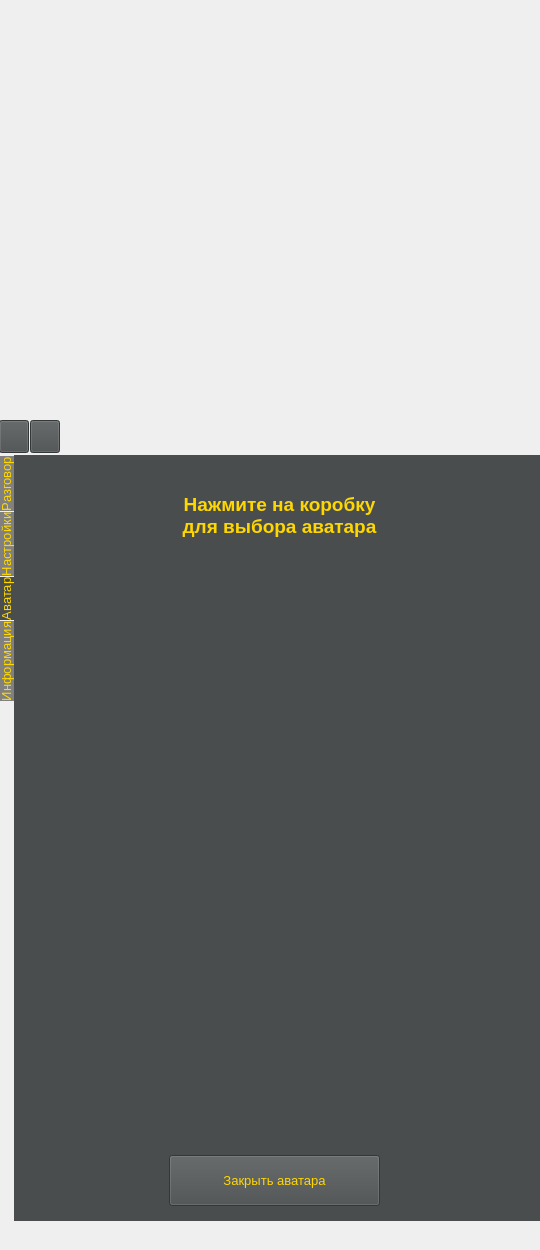
<?xml version="1.0" encoding="UTF-8"?>
<ui version="4.0">
 <class>MainWindow</class>
 <widget class="QMainWindow" name="MainWindow">
  <property name="windowModality">
   <enum>Qt::ApplicationModal</enum>
  </property>
  <property name="enabled">
   <bool>true</bool>
  </property>
  <property name="geometry">
   <rect>
    <x>0</x>
    <y>0</y>
    <width>540</width>
    <height>1250</height>
   </rect>
  </property>
  <property name="minimumSize">
   <size>
    <width>540</width>
    <height>1250</height>
   </size>
  </property>
  <property name="maximumSize">
   <size>
    <width>540</width>
    <height>1250</height>
   </size>
  </property>
  <property name="baseSize">
   <size>
    <width>0</width>
    <height>0</height>
   </size>
  </property>
  <property name="font">
   <font>
    <pointsize>12</pointsize>
   </font>
  </property>
  <property name="contextMenuPolicy">
   <enum>Qt::DefaultContextMenu</enum>
  </property>
  <property name="windowTitle">
   <string>VirtA</string>
  </property>
  <property name="windowIcon">
   <iconset>
    <normaloff>resours/image_2023-05-01_13-41-133.png</normaloff>resours/image_2023-05-01_13-41-133.png</iconset>
  </property>
  <property name="toolTipDuration">
   <number>-1</number>
  </property>
  <property name="autoFillBackground">
   <bool>false</bool>
  </property>
  <property name="styleSheet">
   <string notr="true"/>
  </property>
  <property name="iconSize">
   <size>
    <width>0</width>
    <height>0</height>
   </size>
  </property>
  <property name="animated">
   <bool>false</bool>
  </property>
  <property name="documentMode">
   <bool>false</bool>
  </property>
  <property name="tabShape">
   <enum>QTabWidget::Rounded</enum>
  </property>
  <widget class="QWidget" name="centralwidget">
   <property name="font">
    <font>
     <pointsize>10</pointsize>
    </font>
   </property>
   <property name="styleSheet">
    <string notr="true">border-color: rgb(73, 77, 78);
color: rgb(255, 215, 0);

</string>
   </property>
   <property name="inputMethodHints">
    <set>Qt::ImhNone</set>
   </property>
   <widget class="QTabWidget" name="tabWidget">
    <property name="geometry">
     <rect>
      <x>-1</x>
      <y>455</y>
      <width>551</width>
      <height>766</height>
     </rect>
    </property>
    <property name="font">
     <font>
      <pointsize>10</pointsize>
     </font>
    </property>
    <property name="focusPolicy">
     <enum>Qt::WheelFocus</enum>
    </property>
    <property name="contextMenuPolicy">
     <enum>Qt::PreventContextMenu</enum>
    </property>
    <property name="acceptDrops">
     <bool>false</bool>
    </property>
    <property name="toolTipDuration">
     <number>-1</number>
    </property>
    <property name="layoutDirection">
     <enum>Qt::LeftToRight</enum>
    </property>
    <property name="autoFillBackground">
     <bool>false</bool>
    </property>
    <property name="styleSheet">
     <string notr="true">QTabWidget::pane
{
	border:1px;
	background:rgb(73, 77, 78);


}

QTabBar::tab
{
	background:rgb(128, 128, 128);
	min-width: 4ex;
	min-height: 35ex;
	margin-top: 1px;
	
	color: rgb(255, 215, 0);

}

QTabBar::tab::selected
{
	background:rgb(73, 77, 78);
}


</string>
    </property>
    <property name="tabPosition">
     <enum>QTabWidget::West</enum>
    </property>
    <property name="tabShape">
     <enum>QTabWidget::Rounded</enum>
    </property>
    <property name="currentIndex">
     <number>2</number>
    </property>
    <property name="elideMode">
     <enum>Qt::ElideNone</enum>
    </property>
    <property name="usesScrollButtons">
     <bool>true</bool>
    </property>
    <property name="documentMode">
     <bool>false</bool>
    </property>
    <property name="tabsClosable">
     <bool>false</bool>
    </property>
    <property name="movable">
     <bool>false</bool>
    </property>
    <property name="tabBarAutoHide">
     <bool>false</bool>
    </property>
    <widget class="QWidget" name="tab_1">
     <property name="autoFillBackground">
      <bool>false</bool>
     </property>
     <property name="styleSheet">
      <string notr="true">background-color: rgb(73, 77, 78);
border-color: rgb(255, 0, 0);
alternate-background-color: rgb(255, 0, 0);


</string>
     </property>
     <attribute name="title">
      <string>Разговор</string>
     </attribute>
     <widget class="QTextBrowser" name="textBrowser">
      <property name="geometry">
       <rect>
        <x>6</x>
        <y>15</y>
        <width>500</width>
        <height>661</height>
       </rect>
      </property>
      <property name="font">
       <font>
        <pointsize>16</pointsize>
       </font>
      </property>
      <property name="contextMenuPolicy">
       <enum>Qt::DefaultContextMenu</enum>
      </property>
      <property name="styleSheet">
       <string notr="true">color:rgb(255, 215, 0);
background-color: rgb(73, 77, 78);
</string>
      </property>
      <property name="frameShape">
       <enum>QFrame::NoFrame</enum>
      </property>
     </widget>
     <widget class="QFrame" name="frame">
      <property name="geometry">
       <rect>
        <x>6</x>
        <y>690</y>
        <width>501</width>
        <height>71</height>
       </rect>
      </property>
      <property name="styleSheet">
       <string notr="true">background-color: rgb(128, 128, 128);</string>
      </property>
      <property name="frameShape">
       <enum>QFrame::StyledPanel</enum>
      </property>
      <property name="frameShadow">
       <enum>QFrame::Raised</enum>
      </property>
      <widget class="QTextEdit" name="textEdit">
       <property name="geometry">
        <rect>
         <x>0</x>
         <y>0</y>
         <width>381</width>
         <height>71</height>
        </rect>
       </property>
       <property name="font">
        <font>
         <family>Agency FB</family>
         <pointsize>16</pointsize>
         <weight>75</weight>
         <bold>true</bold>
         <stylestrategy>PreferAntialias</stylestrategy>
        </font>
       </property>
       <property name="tabletTracking">
        <bool>true</bool>
       </property>
       <property name="layoutDirection">
        <enum>Qt::LeftToRight</enum>
       </property>
       <property name="autoFillBackground">
        <bool>false</bool>
       </property>
       <property name="styleSheet">
        <string notr="true">background-color: rgb(128, 128, 128);</string>
       </property>
       <property name="frameShape">
        <enum>QFrame::NoFrame</enum>
       </property>
       <property name="lineWidth">
        <number>0</number>
       </property>
       <property name="lineWrapMode">
        <enum>QTextEdit::WidgetWidth</enum>
       </property>
       <property name="acceptRichText">
        <bool>true</bool>
       </property>
       <property name="cursorWidth">
        <number>1</number>
       </property>
       <property name="placeholderText">
        <string>Введите ваш запрос...</string>
       </property>
      </widget>
      <widget class="QPushButton" name="pushButton_2">
       <property name="enabled">
        <bool>true</bool>
       </property>
       <property name="geometry">
        <rect>
         <x>440</x>
         <y>0</y>
         <width>60</width>
         <height>70</height>
        </rect>
       </property>
       <property name="tabletTracking">
        <bool>false</bool>
       </property>
       <property name="focusPolicy">
        <enum>Qt::StrongFocus</enum>
       </property>
       <property name="contextMenuPolicy">
        <enum>Qt::DefaultContextMenu</enum>
       </property>
       <property name="acceptDrops">
        <bool>false</bool>
       </property>
       <property name="layoutDirection">
        <enum>Qt::LeftToRight</enum>
       </property>
       <property name="styleSheet">
        <string notr="true">background-color: rgb(73, 77, 78);
color: rgb(255, 215, 0);</string>
       </property>
       <property name="text">
        <string/>
       </property>
       <property name="icon">
        <iconset>
         <normaloff>resours/micro.png</normaloff>resours/micro.png</iconset>
       </property>
       <property name="iconSize">
        <size>
         <width>60</width>
         <height>60</height>
        </size>
       </property>
       <property name="checkable">
        <bool>false</bool>
       </property>
       <property name="checked">
        <bool>false</bool>
       </property>
       <property name="autoRepeat">
        <bool>false</bool>
       </property>
       <property name="autoExclusive">
        <bool>false</bool>
       </property>
       <property name="autoRepeatDelay">
        <number>300</number>
       </property>
       <property name="autoDefault">
        <bool>false</bool>
       </property>
       <property name="default">
        <bool>false</bool>
       </property>
       <property name="flat">
        <bool>true</bool>
       </property>
      </widget>
      <widget class="QPushButton" name="pushButton">
       <property name="geometry">
        <rect>
         <x>380</x>
         <y>0</y>
         <width>60</width>
         <height>70</height>
        </rect>
       </property>
       <property name="focusPolicy">
        <enum>Qt::NoFocus</enum>
       </property>
       <property name="styleSheet">
        <string notr="true">background-color: rgb(73, 77, 78);
color: rgb(255, 215, 0);</string>
       </property>
       <property name="text">
        <string/>
       </property>
       <property name="icon">
        <iconset>
         <normaloff>resours/strelka.png</normaloff>resours/strelka.png</iconset>
       </property>
       <property name="iconSize">
        <size>
         <width>60</width>
         <height>60</height>
        </size>
       </property>
       <property name="checkable">
        <bool>false</bool>
       </property>
       <property name="checked">
        <bool>false</bool>
       </property>
       <property name="autoRepeat">
        <bool>false</bool>
       </property>
       <property name="autoExclusive">
        <bool>false</bool>
       </property>
       <property name="autoDefault">
        <bool>false</bool>
       </property>
       <property name="default">
        <bool>false</bool>
       </property>
       <property name="flat">
        <bool>true</bool>
       </property>
      </widget>
     </widget>
     <zorder>frame</zorder>
     <zorder>textBrowser</zorder>
    </widget>
    <widget class="QWidget" name="tab_2">
     <property name="autoFillBackground">
      <bool>false</bool>
     </property>
     <property name="styleSheet">
      <string notr="true">background-color: rgb(73, 77, 78);
</string>
     </property>
     <attribute name="title">
      <string>Настройки</string>
     </attribute>
     <widget class="QLabel" name="label_5">
      <property name="geometry">
       <rect>
        <x>20</x>
        <y>60</y>
        <width>481</width>
        <height>31</height>
       </rect>
      </property>
      <property name="font">
       <font>
        <pointsize>12</pointsize>
       </font>
      </property>
      <property name="layoutDirection">
       <enum>Qt::LeftToRight</enum>
      </property>
      <property name="text">
       <string>&lt;html&gt;&lt;head/&gt;&lt;body&gt;&lt;p align=&quot;center&quot;&gt;&lt;span style=&quot; font-size:14pt; font-weight:600;&quot;&gt;Настройка горячих клавиш&lt;/span&gt;&lt;/p&gt;&lt;/body&gt;&lt;/html&gt;</string>
      </property>
     </widget>
     <widget class="QLabel" name="label_6">
      <property name="geometry">
       <rect>
        <x>20</x>
        <y>150</y>
        <width>191</width>
        <height>51</height>
       </rect>
      </property>
      <property name="font">
       <font>
        <pointsize>10</pointsize>
       </font>
      </property>
      <property name="text">
       <string>&lt;html&gt;&lt;head/&gt;&lt;body&gt;&lt;p align=&quot;center&quot;&gt;Открыть/свернуть &lt;br/&gt;помощника&lt;/p&gt;&lt;/body&gt;&lt;/html&gt;</string>
      </property>
     </widget>
     <widget class="QLineEdit" name="lineEdit">
      <property name="geometry">
       <rect>
        <x>220</x>
        <y>150</y>
        <width>113</width>
        <height>51</height>
       </rect>
      </property>
      <property name="font">
       <font>
        <pointsize>12</pointsize>
        <weight>75</weight>
        <bold>true</bold>
       </font>
      </property>
      <property name="styleSheet">
       <string notr="true">background-color: rgb(128, 128, 128);
</string>
      </property>
     </widget>
     <widget class="QDialogButtonBox" name="buttonBox_2">
      <property name="geometry">
       <rect>
        <x>350</x>
        <y>150</y>
        <width>156</width>
        <height>51</height>
       </rect>
      </property>
      <property name="standardButtons">
       <set>QDialogButtonBox::Apply|QDialogButtonBox::Reset</set>
      </property>
      <property name="centerButtons">
       <bool>false</bool>
      </property>
     </widget>
     <widget class="QLineEdit" name="lineEdit_2">
      <property name="geometry">
       <rect>
        <x>220</x>
        <y>250</y>
        <width>113</width>
        <height>51</height>
       </rect>
      </property>
      <property name="font">
       <font>
        <pointsize>12</pointsize>
        <weight>75</weight>
        <bold>true</bold>
       </font>
      </property>
      <property name="styleSheet">
       <string notr="true">background-color: rgb(128, 128, 128);
</string>
      </property>
     </widget>
     <widget class="QLabel" name="label_7">
      <property name="geometry">
       <rect>
        <x>20</x>
        <y>250</y>
        <width>191</width>
        <height>51</height>
       </rect>
      </property>
      <property name="font">
       <font>
        <pointsize>10</pointsize>
       </font>
      </property>
      <property name="text">
       <string>&lt;html&gt;&lt;head/&gt;&lt;body&gt;&lt;p align=&quot;center&quot;&gt;Голосовая&lt;br/&gt;команда&lt;/p&gt;&lt;/body&gt;&lt;/html&gt;</string>
      </property>
     </widget>
     <widget class="QDialogButtonBox" name="buttonBox_3">
      <property name="geometry">
       <rect>
        <x>350</x>
        <y>250</y>
        <width>156</width>
        <height>51</height>
       </rect>
      </property>
      <property name="standardButtons">
       <set>QDialogButtonBox::Apply|QDialogButtonBox::Reset</set>
      </property>
      <property name="centerButtons">
       <bool>false</bool>
      </property>
     </widget>
     <widget class="QLineEdit" name="lineEdit_3">
      <property name="geometry">
       <rect>
        <x>220</x>
        <y>350</y>
        <width>113</width>
        <height>51</height>
       </rect>
      </property>
      <property name="font">
       <font>
        <pointsize>12</pointsize>
        <weight>75</weight>
        <bold>true</bold>
       </font>
      </property>
      <property name="styleSheet">
       <string notr="true">background-color: rgb(128, 128, 128);
</string>
      </property>
     </widget>
     <widget class="QLabel" name="label_8">
      <property name="geometry">
       <rect>
        <x>20</x>
        <y>350</y>
        <width>191</width>
        <height>51</height>
       </rect>
      </property>
      <property name="font">
       <font>
        <pointsize>10</pointsize>
       </font>
      </property>
      <property name="text">
       <string>&lt;html&gt;&lt;head/&gt;&lt;body&gt;&lt;p align=&quot;center&quot;&gt;Закрыть окно&lt;br/&gt;уведомлений&lt;/p&gt;&lt;/body&gt;&lt;/html&gt;</string>
      </property>
     </widget>
     <widget class="QDialogButtonBox" name="buttonBox_4">
      <property name="geometry">
       <rect>
        <x>350</x>
        <y>350</y>
        <width>156</width>
        <height>51</height>
       </rect>
      </property>
      <property name="standardButtons">
       <set>QDialogButtonBox::Apply|QDialogButtonBox::Reset</set>
      </property>
      <property name="centerButtons">
       <bool>false</bool>
      </property>
     </widget>
     <widget class="QLineEdit" name="lineEdit_4">
      <property name="geometry">
       <rect>
        <x>220</x>
        <y>450</y>
        <width>113</width>
        <height>51</height>
       </rect>
      </property>
      <property name="font">
       <font>
        <pointsize>12</pointsize>
        <weight>75</weight>
        <bold>true</bold>
       </font>
      </property>
      <property name="styleSheet">
       <string notr="true">background-color: rgb(128, 128, 128);
</string>
      </property>
     </widget>
     <widget class="QLabel" name="label_9">
      <property name="geometry">
       <rect>
        <x>20</x>
        <y>450</y>
        <width>191</width>
        <height>51</height>
       </rect>
      </property>
      <property name="font">
       <font>
        <pointsize>10</pointsize>
       </font>
      </property>
      <property name="text">
       <string>&lt;html&gt;&lt;head/&gt;&lt;body&gt;&lt;p align=&quot;center&quot;&gt;Открыть/свернуть&lt;br/&gt;окно чата&lt;/p&gt;&lt;/body&gt;&lt;/html&gt;</string>
      </property>
     </widget>
     <widget class="QDialogButtonBox" name="buttonBox_5">
      <property name="geometry">
       <rect>
        <x>350</x>
        <y>450</y>
        <width>156</width>
        <height>51</height>
       </rect>
      </property>
      <property name="standardButtons">
       <set>QDialogButtonBox::Apply|QDialogButtonBox::Reset</set>
      </property>
      <property name="centerButtons">
       <bool>false</bool>
      </property>
     </widget>
     <widget class="QLineEdit" name="lineEdit_5">
      <property name="geometry">
       <rect>
        <x>220</x>
        <y>550</y>
        <width>113</width>
        <height>51</height>
       </rect>
      </property>
      <property name="font">
       <font>
        <pointsize>12</pointsize>
        <weight>75</weight>
        <bold>true</bold>
       </font>
      </property>
      <property name="styleSheet">
       <string notr="true">background-color: rgb(128, 128, 128);
</string>
      </property>
     </widget>
     <widget class="QLabel" name="label_10">
      <property name="geometry">
       <rect>
        <x>20</x>
        <y>550</y>
        <width>191</width>
        <height>51</height>
       </rect>
      </property>
      <property name="font">
       <font>
        <pointsize>10</pointsize>
       </font>
      </property>
      <property name="text">
       <string>&lt;html&gt;&lt;head/&gt;&lt;body&gt;&lt;p align=&quot;center&quot;&gt;Закрыть&lt;br/&gt;аватара&lt;/p&gt;&lt;/body&gt;&lt;/html&gt;</string>
      </property>
     </widget>
     <widget class="QDialogButtonBox" name="buttonBox_6">
      <property name="geometry">
       <rect>
        <x>350</x>
        <y>550</y>
        <width>156</width>
        <height>51</height>
       </rect>
      </property>
      <property name="standardButtons">
       <set>QDialogButtonBox::Apply|QDialogButtonBox::Reset</set>
      </property>
      <property name="centerButtons">
       <bool>false</bool>
      </property>
     </widget>
    </widget>
    <widget class="QWidget" name="tab">
     <property name="styleSheet">
      <string notr="true">background-color: rgb(73, 77, 78);
</string>
     </property>
     <attribute name="title">
      <string>Аватар</string>
     </attribute>
     <widget class="QPushButton" name="pushButton_6">
      <property name="geometry">
       <rect>
        <x>155</x>
        <y>700</y>
        <width>211</width>
        <height>51</height>
       </rect>
      </property>
      <property name="font">
       <font>
        <pointsize>10</pointsize>
       </font>
      </property>
      <property name="text">
       <string>Закрыть аватара</string>
      </property>
     </widget>
     <widget class="QPushButton" name="pushButton_5">
      <property name="geometry">
       <rect>
        <x>20</x>
        <y>120</y>
        <width>230</width>
        <height>280</height>
       </rect>
      </property>
      <property name="styleSheet">
       <string notr="true"/>
      </property>
      <property name="text">
       <string/>
      </property>
      <property name="icon">
       <iconset>
        <normaloff>resours/box/p111111ngwing.com.png</normaloff>resours/box/p111111ngwing.com.png</iconset>
      </property>
      <property name="iconSize">
       <size>
        <width>330</width>
        <height>290</height>
       </size>
      </property>
      <property name="flat">
       <bool>true</bool>
      </property>
     </widget>
     <widget class="QPushButton" name="pushButton_10">
      <property name="geometry">
       <rect>
        <x>270</x>
        <y>120</y>
        <width>230</width>
        <height>280</height>
       </rect>
      </property>
      <property name="styleSheet">
       <string notr="true"/>
      </property>
      <property name="text">
       <string/>
      </property>
      <property name="icon">
       <iconset>
        <normaloff>resours/box/pngwin111111111g.com (4).png</normaloff>resours/box/pngwin111111111g.com (4).png</iconset>
      </property>
      <property name="iconSize">
       <size>
        <width>330</width>
        <height>290</height>
       </size>
      </property>
      <property name="flat">
       <bool>true</bool>
      </property>
     </widget>
     <widget class="QPushButton" name="pushButton_11">
      <property name="geometry">
       <rect>
        <x>270</x>
        <y>410</y>
        <width>230</width>
        <height>280</height>
       </rect>
      </property>
      <property name="styleSheet">
       <string notr="true"/>
      </property>
      <property name="text">
       <string/>
      </property>
      <property name="icon">
       <iconset>
        <normaloff>resours/box/pwertwfngwing.com (1).png</normaloff>resours/box/pwertwfngwing.com (1).png</iconset>
      </property>
      <property name="iconSize">
       <size>
        <width>330</width>
        <height>290</height>
       </size>
      </property>
      <property name="flat">
       <bool>true</bool>
      </property>
     </widget>
     <widget class="QPushButton" name="pushButton_12">
      <property name="geometry">
       <rect>
        <x>20</x>
        <y>410</y>
        <width>230</width>
        <height>280</height>
       </rect>
      </property>
      <property name="styleSheet">
       <string notr="true"/>
      </property>
      <property name="text">
       <string/>
      </property>
      <property name="icon">
       <iconset>
        <normaloff>resours/box/pngwinaeeg.com (3).png</normaloff>resours/box/pngwinaeeg.com (3).png</iconset>
      </property>
      <property name="iconSize">
       <size>
        <width>330</width>
        <height>290</height>
       </size>
      </property>
      <property name="flat">
       <bool>true</bool>
      </property>
     </widget>
     <widget class="QLabel" name="label">
      <property name="geometry">
       <rect>
        <x>30</x>
        <y>20</y>
        <width>471</width>
        <height>81</height>
       </rect>
      </property>
      <property name="text">
       <string>&lt;html&gt;&lt;head/&gt;&lt;body&gt;&lt;p align=&quot;center&quot;&gt;&lt;span style=&quot; font-size:14pt; font-weight:600;&quot;&gt;Нажмите на коробку &lt;br/&gt;для выбора аватара&lt;/span&gt;&lt;/p&gt;&lt;/body&gt;&lt;/html&gt;</string>
      </property>
     </widget>
    </widget>
    <widget class="QWidget" name="tab_3">
     <property name="styleSheet">
      <string notr="true">background-color: rgb(73, 77, 78);
</string>
     </property>
     <attribute name="title">
      <string>Информация</string>
     </attribute>
     <widget class="QLabel" name="label_11">
      <property name="geometry">
       <rect>
        <x>90</x>
        <y>20</y>
        <width>331</width>
        <height>71</height>
       </rect>
      </property>
      <property name="font">
       <font>
        <pointsize>12</pointsize>
       </font>
      </property>
      <property name="layoutDirection">
       <enum>Qt::LeftToRight</enum>
      </property>
      <property name="text">
       <string>&lt;html&gt;&lt;head/&gt;&lt;body&gt;&lt;p align=&quot;center&quot;&gt;&lt;span style=&quot; font-size:14pt; font-weight:600;&quot;&gt;Краткая инструкция и &lt;br/&gt;информация обо мне&lt;/span&gt;&lt;/p&gt;&lt;/body&gt;&lt;/html&gt;</string>
      </property>
     </widget>
     <widget class="QLabel" name="label_12">
      <property name="geometry">
       <rect>
        <x>10</x>
        <y>100</y>
        <width>501</width>
        <height>681</height>
       </rect>
      </property>
      <property name="text">
       <string>&lt;html&gt;&lt;head/&gt;&lt;body&gt;&lt;p align=&quot;center&quot;&gt;&lt;span style=&quot; font-size:10pt; font-weight:600;&quot;&gt;VirtA - Virtual assistant&lt;/span&gt;&lt;span style=&quot; font-size:10pt;&quot;&gt;&lt;br/&gt;Привет, Я VirtA - десктопный помощник!!! &lt;br/&gt;К сожалению я не имею своего облика, &lt;br/&gt;но я могу принимать облики других &lt;br/&gt;персонажей. Неоторых из них вы можете &lt;br/&gt;посмотреть на вкладке &amp;quot;Аватар&amp;quot;. Надевая &lt;br/&gt;эти облики, я с радостью помогаю моему &lt;br/&gt;пользователю и скрашиваю его &lt;br/&gt;времяприпровождения за &lt;br/&gt;компьютером. Ведь я могу открывать &lt;br/&gt;различные сайты, папки, и вообще все &lt;br/&gt;что можно открыть. Могу развлечь &lt;br/&gt;тебя небольшими играми и рассказать &lt;br/&gt;последние новости. Ну или ты можешь &lt;br/&gt;просто полюбоваться мной на &lt;br/&gt;своем рабочем столе.&lt;/span&gt;&lt;/p&gt;&lt;p align=&quot;center&quot;&gt;&lt;span style=&quot; font-size:10pt;&quot;&gt;&lt;br/&gt;&lt;/span&gt;&lt;span style=&quot; font-size:10pt; font-weight:600;&quot;&gt;Подробнее о командах:&lt;/span&gt;&lt;span style=&quot; font-size:10pt;&quot;&gt;&lt;br/&gt;1. &lt;/span&gt;&lt;span style=&quot; font-family:'Times New Roman','serif'; font-size:10pt;&quot;&gt;открыть  «название сайта/папки/файла/приложения»; &lt;br/&gt;2. показать время;&lt;br/&gt;3. вывести информацию о компьютере/ноутбуке; &lt;br/&gt;4. вывести информацию о погоде с места моего &lt;br/&gt;расположения; &lt;br/&gt;5. вывести информацию о моем местоположении;&lt;br/&gt;6. добавить «текст пользователя» в «название текстового &lt;br/&gt;файла»&lt;/span&gt;&lt;/p&gt;&lt;/body&gt;&lt;/html&gt;</string>
      </property>
     </widget>
    </widget>
   </widget>
   <widget class="QPushButton" name="pushButton_3">
    <property name="geometry">
     <rect>
      <x>-1</x>
      <y>420</y>
      <width>30</width>
      <height>33</height>
     </rect>
    </property>
    <property name="font">
     <font>
      <pointsize>36</pointsize>
      <weight>50</weight>
      <bold>false</bold>
     </font>
    </property>
    <property name="styleSheet">
     <string notr="true">background-color: rgb(73, 77, 78);</string>
    </property>
    <property name="text">
     <string/>
    </property>
    <property name="icon">
     <iconset>
      <normaloff>resours/свернуть1.png</normaloff>resours/свернуть1.png</iconset>
    </property>
    <property name="iconSize">
     <size>
      <width>30</width>
      <height>30</height>
     </size>
    </property>
    <property name="flat">
     <bool>false</bool>
    </property>
   </widget>
   <widget class="QPushButton" name="pushButton_4">
    <property name="geometry">
     <rect>
      <x>30</x>
      <y>420</y>
      <width>30</width>
      <height>33</height>
     </rect>
    </property>
    <property name="font">
     <font>
      <pointsize>20</pointsize>
     </font>
    </property>
    <property name="layoutDirection">
     <enum>Qt::LeftToRight</enum>
    </property>
    <property name="styleSheet">
     <string notr="true">background-color: rgb(73, 77, 78);</string>
    </property>
    <property name="text">
     <string/>
    </property>
    <property name="icon">
     <iconset>
      <normaloff>resours/Бвыход1.png</normaloff>resours/Бвыход1.png</iconset>
    </property>
    <property name="iconSize">
     <size>
      <width>30</width>
      <height>30</height>
     </size>
    </property>
    <property name="autoDefault">
     <bool>false</bool>
    </property>
    <property name="default">
     <bool>false</bool>
    </property>
    <property name="flat">
     <bool>false</bool>
    </property>
   </widget>
   <widget class="QLabel" name="label_13">
    <property name="geometry">
     <rect>
      <x>129</x>
      <y>20</y>
      <width>321</width>
      <height>451</height>
     </rect>
    </property>
    <property name="styleSheet">
     <string notr="true"/>
    </property>
    <property name="text">
     <string/>
    </property>
    <property name="pixmap">
     <pixmap>resours/head/2.png</pixmap>
    </property>
    <property name="alignment">
     <set>Qt::AlignBottom|Qt::AlignHCenter</set>
    </property>
   </widget>
  </widget>
  <action name="actiondffgf">
   <property name="text">
    <string>dffgf</string>
   </property>
  </action>
  <action name="actiondfgd">
   <property name="text">
    <string>dfgd</string>
   </property>
  </action>
  <action name="actionfg">
   <property name="text">
    <string>fg</string>
   </property>
  </action>
 </widget>
 <resources/>
 <connections/>
</ui>
